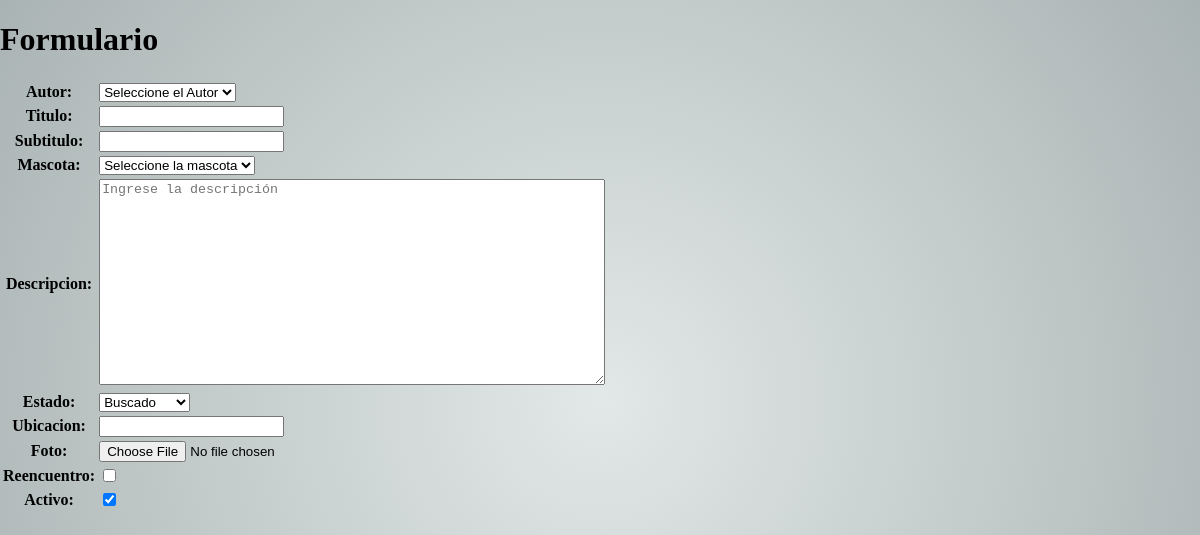
/agregarPost/, run on an earlier commit of the app's database.
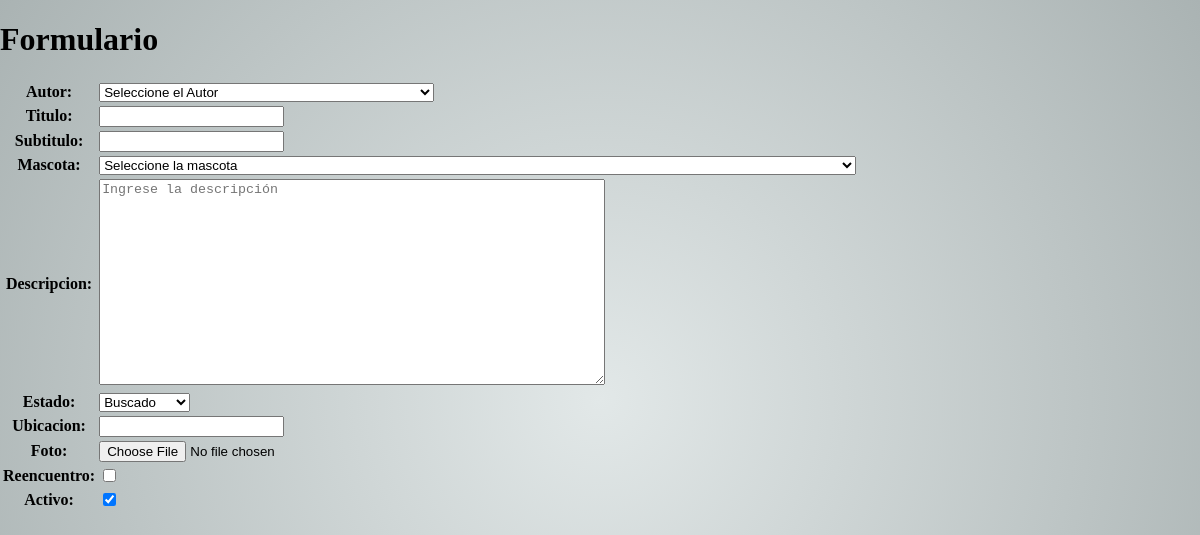
And on a later commit of the database.
### mascotas/models.py (models this page shows)
class Mascota(models.Model):
    id_autor = models.ForeignKey(
        Autor, on_delete=models.CASCADE, blank=True, null=True)
    tipo = models.CharField(max_length=50, choices=[(
        'Perro', 'Perro'), ('Gato', 'Gato'), ], default='Perro')
    nombreMascota = models.CharField(max_length=80)
    razaPerro = models.CharField(
        max_length=80, choices=RAZAPERROS, default='Seleccionar')
    razaGato = models.CharField(
        choices=RAZAGATOS, default='Seleccionar', max_length=80)
    edad = models.CharField(choices=EDAD, default='Joven', max_length=50)
    tamano = models.CharField(choices=TAMANO, default='Pequeño', max_length=50)
    color = models.CharField(max_length=200, null=True, blank=True)
    collar = models.BooleanField(default=False)
    genero = models.CharField(choices=GENERO, default='Macho', max_length=50)
    foto = models.ImageField(
        upload_to='mascotas', null=True, blank=True)
    codigo = models.CharField(max_length=50, null=True, blank=True)
    created = models.DateTimeField(auto_now_add=True)
    updated = models.DateTimeField(auto_now=True)
    activo = models.BooleanField(default=True)
    class Meta:
        ordering = ["nombreMascota", "edad"]
        verbose_name = "Mascota"
        verbose_name_plural = "Mascotas"
        constraints = [
            models.UniqueConstraint(
                fields=['id_autor', 'nombreMascota', 'edad'], name='Mascota unica')
        ]  # tambien para campos unicos en pares
    def __str__(self):
        return f"{self.id_autor} - {self.nombreMascota}: {self.razaPerro}, {self.razaGato}, {self.edad}, {self.tamano}, {self.color}, {self.collar}, {self.genero}, {self.foto}, {self.activo}"

### autores/models.py (models this page shows)
class Autor(models.Model):
    user = models.OneToOneField(User, on_delete=models.CASCADE)
    nombre = models.CharField(max_length=50)
    apellido = models.CharField(max_length=50)
    id_contacto = models.ForeignKey(Contacto, on_delete=models.CASCADE, blank=True, null=True)
    domicilio = models.CharField(max_length=100, blank=True, null=True)
    nacimiento = models.DateField(blank=True, null=True)
    foto= models.ImageField(upload_to='autores', blank=True, null=True)
    created = models.DateTimeField(auto_now_add=True)
    updated = models.DateTimeField(auto_now=True)
    activo = models.BooleanField(default=True)
    class Meta:
        ordering = ["nombre", "apellido"]
        verbose_name = "Autor"
        verbose_name_plural = "Autores"
        constraints = [
            models.UniqueConstraint(fields=['nombre', 'apellido','nacimiento'], name='Autor unico')
        ] # tambien para campos unicos en pares
    def __str__(self):
        return f"{self.nombre} {self.apellido}: {self.nacimiento}, {self.foto}, {self.activo}"

### posts/views.py (the view)
# urls.py: path('agregarPost/', agregarPost, name='agregarPost'),
def agregarPost(request):
    if request.method == 'POST':
        FormPost = postForm(request.POST)
        if FormPost.is_valid():
            FormPost.save()
            return redirect("agregarPost")
    else:
        FormPost = postForm()
    return render(request, 'form_post.html', {'FormPost': FormPost})

### posts/forms.py
class postForm(ModelForm, forms.Form):
    id_autor = forms.ModelChoiceField(
        label='Autor', required=True, queryset=Autor.objects.all(), empty_label="Seleccione el Autor")
    id_mascota = forms.ModelChoiceField(
        label='Mascota', required=True, queryset=Mascota.objects.all(), empty_label="Seleccione la mascota")
    class Meta:
        model = Post
        fields = '__all__'
        exclude = ['created', 'updated', 'visto']
        labels = {
            'id_autor': 'Autor',
            'titulo': 'Titulo',
            'subTitulo': 'Subtitulo',
            'id_mascota': 'Mascota',
            'descripcion': 'Descripcion',
            'estado': 'Estado',
            'ubicacion': 'Ubicacion',
            'fecha': 'Fecha',
            'foto': 'Foto',
            'reencuentro': 'Reencuentro',
            'activo': 'Activo',
        }
        error_messages = {
        }
        widgets = {
            'descripcion': forms.Textarea(attrs={'style': 'width:500px; height:200px', 'class': 'form-control', 'placeholder': 'Ingrese la descripción'}),
        }

### posts/templates/form_post.html (shortened to what this page needs)
{% extends "plantilla.html" %}
{% block content %}
<h1>Formulario</h1>
    <form method="POST">
        <table>
            {{FormPost}}
        </table>
    </form>
{% endblock %}

### posts/templates/plantilla.html (shortened to what this page needs)
<!DOCTYPE html>
<html lang="es">
  <head>
    {% load static %}
    <link type="text/css" href="{% static 'css/styles.css' %}" rel="stylesheet"/>
  </head>
  <body>
    {% block content %}{% endblock %}
  </body>
</html>

### posts/static/css/styles.css (style rules this page uses)
html { min-height: 100%; position: relative; }
body { padding: 0; margin: 0; background: radial-gradient(circle, #e2e8e8, #aab3b3); margin-bottom: 200px; }

What changed in the data, as far as the page shows it:
added Mascota: id_autor "Seleccione el Autor"
added Autor: activo "☑"
Also different on the page:
form field id_autor: "Seleccione el Autor" → (not shown)
form field activo: "☑" → (not shown)
